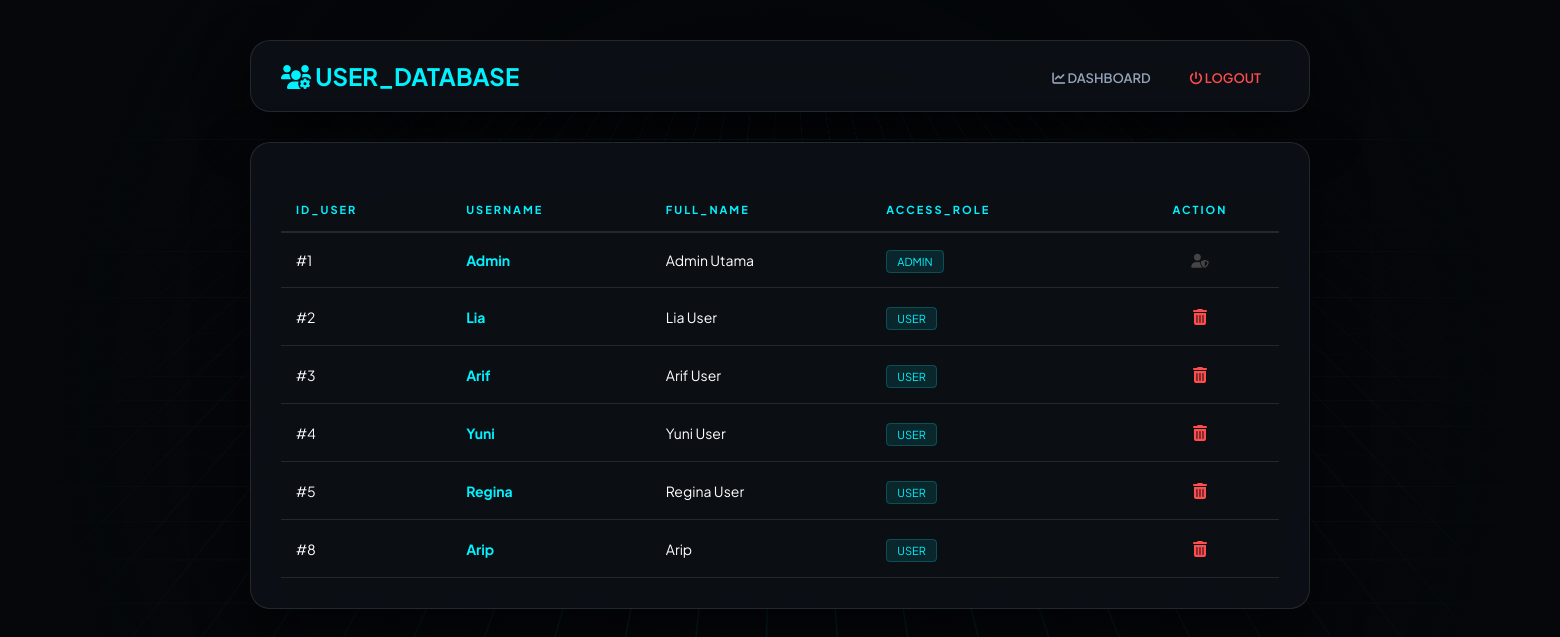
The app's page /kelola_user.php (signed in) with its own data.
### tables this page shows
CREATE TABLE `users` (
  `id_user` int NOT NULL AUTO_INCREMENT,
  `username` varchar(50) NOT NULL,
  `password` varchar(255) NOT NULL,
  `nama_lengkap` varchar(100) DEFAULT NULL,
  `role` enum('admin','user') DEFAULT 'user',
  `created_at` timestamp NULL DEFAULT CURRENT_TIMESTAMP,
  PRIMARY KEY (`id_user`),
  UNIQUE KEY `username` (`username`)
);

### kelola_user.php (the view, shortened to what this page needs)
<?php include '../koneksi.php';
if ($_SESSION['role'] !== 'admin') { header("Location: ../index.php"); exit; } ?>
<!DOCTYPE html>
<html lang="id">
<head>
    <link rel="stylesheet" href="../style.css">
    <link rel="stylesheet" href="https://cdnjs.cloudflare.com/ajax/libs/font-awesome/6.0.0/css/all.min.css">
</head>
<body>
    <div class="container">
        <div class="header-box">
            <h2 style="margin:0; color:var(--primary);"><i class="fas fa-users-gear"></i> USER_DATABASE</h2>
            <div class="nav-links">
                <a href="dashboard.php"><i class="fas fa-chart-line"></i> DASHBOARD</a>
                <a href="../index.php" style="color:var(--danger);"><i class="fas fa-power-off"></i> LOGOUT</a>
            </div>
        </div>
        <div class="card">
            <table>
                <thead>
                    <tr>
                        <th>ID_USER</th>
                        <th>USERNAME</th>
                        <th>FULL_NAME</th>
                        <th>ACCESS_ROLE</th>
                        <th style="text-align:center;">ACTION</th>
                    </tr>
                </thead>
                <tbody>
                    <?php
                    $current_admin_id = $_SESSION['id_user'];
                    $q = mysqli_query($koneksi, "SELECT * FROM users");
                    while($r = mysqli_fetch_assoc($q)) {
                        echo "<tr>
                                <td>#{$r['id_user']}</td>
                                <td style='color:var(--primary); font-weight:bold;'>{$r['username']}</td>
                                <td>{$r['nama_lengkap']}</td>
                                <td><span style='background:rgba(0,242,255,0.1); padding:4px 10px; border-radius:4px; font-size:11px; color:var(--primary); border: 1px solid rgba(0,242,255,0.2);'>".strtoupper($r['role'])."</span></td>
                                <td style='text-align:center;'>";
                                if ($r['id_user'] != $current_admin_id) {
                                    echo "<a href='hapus_user.php?id={$r['id_user']}'
                                             onclick=\"return confirm('DANGER: Hapus user ini beserta seluruh riwayat transaksinya?')\"
                                             style='color:var(--danger); text-decoration:none; font-size:16px;'>
                                             <i class='fas fa-trash-can'></i>
                                          </a>";
                                } else {
                                    echo "<i class='fas fa-user-shield' style='color:#444;' title='Your Account'></i>";
                                }
                        echo "</td>
                              </tr>";
                    } ?>
                </tbody>
            </table>
        </div>
    </div>
</body>
</html>

### style.css (style rules this page uses)
:root { --primary: #00f2ff; --secondary: #00ff88; --bg-dark: #05070a; --panel: rgba(13, 17, 23, 0.85); --border: rgba(255, 255, 255, 0.1); --text: #ffffff; --danger: #ff4d4d; }
body { margin: 0; padding: 0; background-color: var(--bg-dark); color: var(--text); font-family: 'Plus Jakarta Sans', sans-serif; min-height: 100vh; overflow-x: hidden; display: flex; flex-direction: column; perspective: 1000px; }
body::before { content: ""; position: fixed; width: 300%; height: 300%; top: -100%; left: -50%; background-image: linear-gradient(rgba(0, 242, 255, 0.1) 1px, transparent 1px), linear-gradient(90deg, rgba(0, 242, 255, 0.1) 1px, transparent 1px); background-size: 50px 50px; transform: rotateX(60deg); animation: moveGrid 20s linear infinite; z-index: -2; pointer-events: none; }
body::after { content: ""; position: fixed; top: 0; left: 0; width: 100%; height: 100%; background: radial-gradient(circle at center, transparent 20%, var(--bg-dark) 90%); z-index: -1; pointer-events: none; }
.container { width: 100%; max-width: 1100px; margin: 40px auto; padding: 0 20px; box-sizing: border-box; }
.header-box, .card { background: var(--panel); backdrop-filter: blur(15px); -webkit-backdrop-filter: blur(15px); border: 1px solid var(--border); border-radius: 20px; box-shadow: 0 20px 50px rgba(0,0,0,0.6); }
.header-box { display: flex; justify-content: space-between; align-items: center; padding: 20px 30px; margin-bottom: 30px; }
.card { padding: 30px; }
table { width: 100%; border-collapse: collapse; margin-top: 15px; }
th { text-align: left; color: var(--primary); font-size: 11px; text-transform: uppercase; letter-spacing: 2px; padding: 15px; border-bottom: 2px solid var(--border); }
td { padding: 18px 15px; border-bottom: 1px solid var(--border); font-size: 14px; }
.nav-links a { color: #94a3b8; text-decoration: none; padding: 10px 18px; border-radius: 10px; font-weight: 600; font-size: 13px; transition: 0.3s; }

### records on screen
users: id_user "1", username "Admin", nama_lengkap "Admin Utama", role "ADMIN"
users: id_user "2", username "Lia", nama_lengkap "Lia User", role "USER"
users: id_user "3", username "Arif", nama_lengkap "Arif User", role "USER"
users: id_user "4", username "Yuni", nama_lengkap "Yuni User", role "USER"
users: id_user "5", username "Regina", nama_lengkap "Regina User", role "USER"
users: id_user "8", username "Arip", nama_lengkap "Arip", role "USER"
